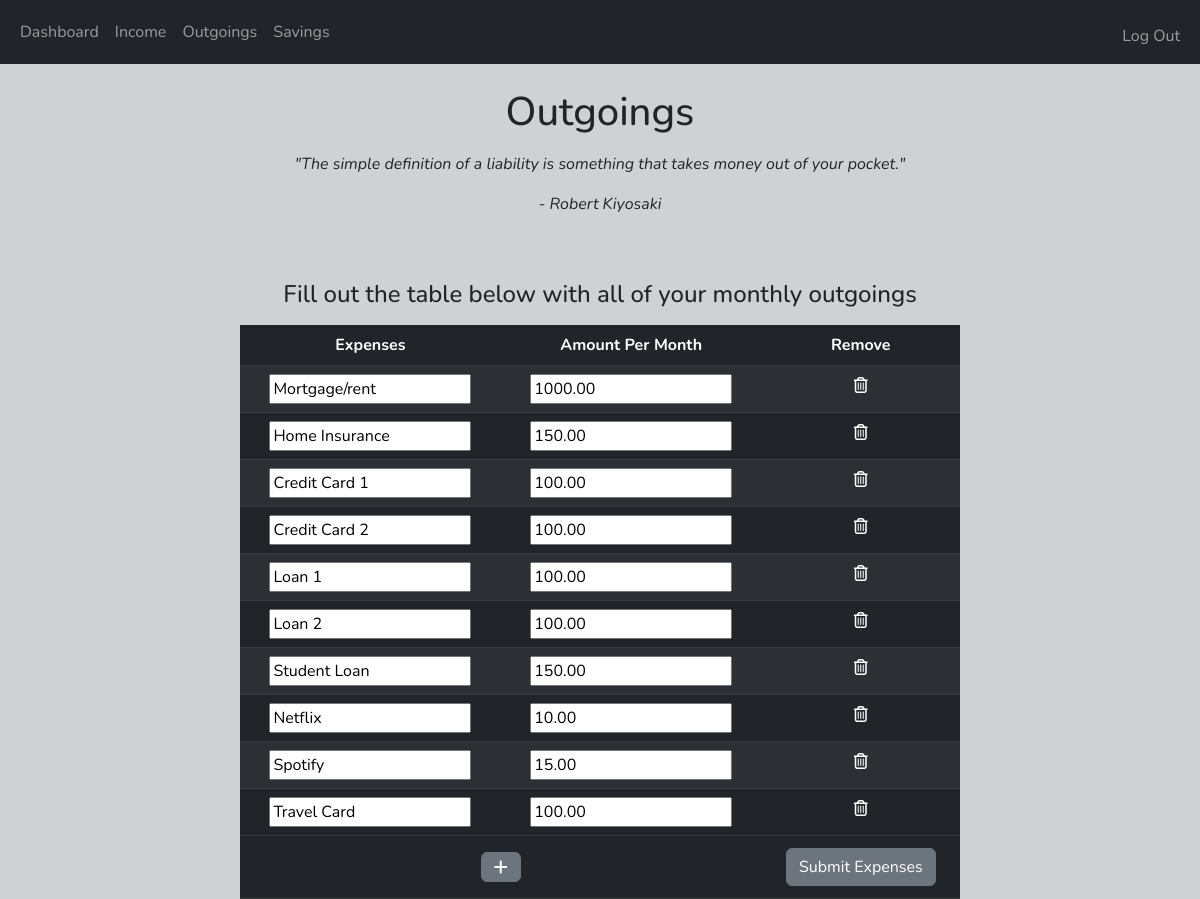
/outgoings (signed in), run on the app's committed database.
### app.py (models this page shows)
class Expenses(db.Model, UserMixin):
    id = db.Column(db.Integer, primary_key=True)
    user_id = db.Column(db.Integer, db.ForeignKey(Users.id), nullable=False)
    expense = db.Column(db.String(100), nullable=False)
    amount = db.Column(db.Float, nullable=False)

### app.py (the view)
@app.route("/outgoings", methods=["GET", "POST"])
@login_required
def outgoings():
    outgoings = [
                "Mortgage/Rent",
                "Home Insurance",
                "Car Payment",
                "Car Insurance",
                "Fuel",
                "Credit Card 1",
                "Credit Card 2",
                "Loan 1",
                "Loan 2",
                "Student Loan",
                "Netflix",
                "Spotify"
            ]
    id = current_user.id
    if request.method == "POST":
        expenses = request.form.getlist("expense")
        amounts = request.form.getlist("amount")
        Expenses.query.filter_by(user_id = id).delete()
        db.session.commit()
        if len(expenses) == 0:
            return render_template("outgoings.html", outgoings=outgoings)
        for (expense, amount) in zip(expenses, amounts):
            user_expense = Expenses(
                user_id = id,
                expense = expense,
                amount = amount
            )
            db.session.add(user_expense)
            db.session.commit()
        flash("Outgoings Updated!")
        return redirect("/dashboard")
    else:
        query = Expenses.query.filter_by(user_id = id).all()
        if len(query) != 0:
            return render_template("outgoings.html", query=query)
        else:
            return render_template("outgoings.html", outgoings=outgoings)

### app.py (called while the page is built)
@login_manager.user_loader
def load_user(user_id):
    return Users.query.get(int(user_id))

### templates/outgoings.html (shortened to what this page needs)
{% extends "layout.html" %}
{% block body %}
<h1 class="py-2">Outgoings</h1>
<p><em>"The simple definition of a liability is something that takes money out of your pocket."</em></p>
<p><em>- Robert Kiyosaki </em></p>
<br>
<br>
<h4>
    Fill out the table below with all of your monthly outgoings
</h4>
<form class="my-3" action="/outgoings" method="post">
    <table class="table table-striped table-dark">
        <thead>
            <tr>
                <th>Expenses</th>
                <th>Amount Per Month</th>
                <th>Remove</th>
            </tr>
        </thead>
        <tbody>
            {% if query|length == 0 %}
                {% for expense in outgoings %}
                    <tr>
                        <td>
                            <input type="text" name="expense" value="{{ expense }}" required>
                        </td>
                        <td>
                            <input type="number" name="amount" required min="1">
                        </td>
                        <td>
                            <i class="fa-regular fa-trash-can mx-1 delete"></i>
                        </td>
                    </tr>
                {% endfor %}
            {% else %}
                {% for expenses in query %}
                    <tr>
                        <td>
                            <input type="text" name="expense" value="{{ expenses.expense|title }}" required>
                        </td>
                        <td>
                            <input name="amount" type="number" value="{{ '%0.2f' % expenses.amount|float }}" required>
                        </td>
                        <td>
                            <i class="fa-regular fa-trash-can mx-1 delete"></i>
                        </td>
                    </tr>
                {% endfor %}
        {% endif %}
        </tbody>
        <tfoot>
            <tr>
                <td colspan="2">
                    <i class=" btn btn-secondary fa-solid fa-plus add-new-expense"></i>
                </td>
                <td colspan="1">
                    <button class="btn btn-secondary my-1" type="submit">Submit Expenses</button>
                </td>
            </tr>
        </tfoot>
    </table>
</form>
{% endblock %}

### templates/layout.html (shortened to what this page needs)
<!DOCTYPE html>
<html lang="en">
    <head>
            <link href="https://cdn.jsdelivr.net/npm/bootstrap@5.2.1/dist/css/bootstrap.min.css" rel="stylesheet">
            <link rel="stylesheet" href="{{ url_for('static', filename='style.css') }}">
    </head>
    <body>
        {% include "navbar.html" %}
            <div class="text-center container">
                {% block body %}
                {% endblock %}
            </div>
   </body>
</html>

### templates/navbar.html (shortened to what this page needs)
<nav class="navbar navbar-expand-lg navbar-dark bg-dark">
    <div class="container-fluid">
        <div class="collapse navbar-collapse" id="navbarNav">
            {% if current_user.is_authenticated %}
            <ul class="navbar-nav">
                <li class="nav-item">
                    <a class="nav-link" aria-current="page" href="/dashboard">Dashboard</a>
                </li>
                <li class="nav-item">
                    <a class="nav-link" href="/income">Income</a>
                </li>
                <li class="nav-item">
                    <a class="nav-link" href="/outgoings">Outgoings</a>
                </li>
                <li class="nav-item">
                    <a class="nav-link" href="/savings">Savings</a>
                </li>
            </ul>
            <ul class="navbar-nav ms-auto mt-2">
                <li class="nav-item">
                    <a href="/logout" class="nav-link">Log Out</a>
                </li>
            </ul>
            {% endif %}
        </div>
    </div>
</nav>

### static/style.css (style rules this page uses)
html { height: 100%; }
body { font-family: 'Nunito', sans-serif; background-color: #cfd1d4; }
table { overflow-y: scroll; max-height: 90vh; max-width: 60vw; margin: auto; }
thead th { position: sticky; top: 0; }
.container { padding: 1rem; height: 90vh; }

### data on the page
Expenses: expense "Mortgage/rent", amount "1000.00"
Expenses: expense "Home Insurance", amount "150.00"
Expenses: expense "Credit Card 1", amount "100.00"
Expenses: expense "Credit Card 2", amount "100.00"
Expenses: expense "Loan 1", amount "100.00"
Expenses: expense "Loan 2", amount "100.00"
Expenses: expense "Student Loan", amount "150.00"
Expenses: expense "Netflix", amount "10.00"
Expenses: expense "Spotify", amount "15.00"
Expenses: expense "Travel Card", amount "100.00"
